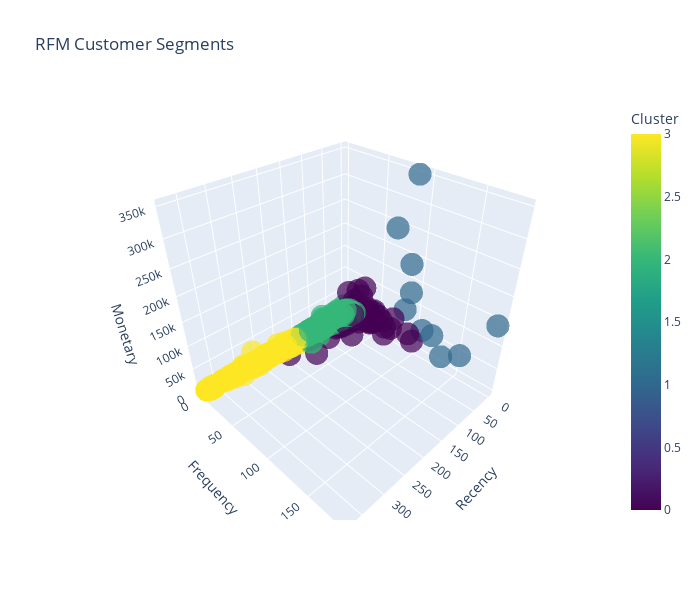

The notebook cell this image was saved under:
### Code cell
# 3D Scatter Plot
import plotly.express as px


fig = px.scatter_3d(
    rfm, 
    x='Recency', 
    y='Frequency', 
    z='Monetary',
    color='Cluster',
    color_continuous_scale='viridis',
    title='RFM Customer Segments',
    labels={'Recency': 'Recency', 'Frequency': 'Frequency', 'Monetary': 'Monetary Value'},
    hover_name=rfm.index if 'Customer ID' not in rfm.columns else rfm['Customer ID'],
    opacity=0.7,
    size_max=10
)

# Update layout for better visualization
fig.update_layout(
    scene=dict(
        xaxis_title='Recency', # (Lower is better)
        yaxis_title='Frequency', # (Higher is better)
        zaxis_title='Monetary', # (Higher is better)
    ),
    width=700,
    height=600
)

fig.show()

### Figure 1 — Plotly figure (JSON) as saved in the notebook; plotly's stock layout.template omitted (floating-point values rounded to 4 significant figures; data arrays with more than 128 entries replaced by an {"elided": "..."} marker saying what was removed)
{"data": [{"hovertemplate": "<b>%{hovertext}</b><br><br>Recency=%{x}<br>Frequency=%{y}<br>Monetary Value=%{z}<br>Cluster=%{marker.color}<extra></extra>", "hovertext": {"elided": "4286 str values"}, "legendgroup": "", "marker": {"color": {"elided": "4286 int values"}, "coloraxis": "coloraxis", "opacity": 0.7, "symbol": "circle"}, "mode": "markers", "name": "", "scene": "scene", "showlegend": false, "type": "scatter3d", "x": {"elided": "4286 int values"}, "y": {"elided": "4286 int values"}, "z": {"elided": "4286 float values"}}], "layout": {"coloraxis": {"colorbar": {"title": {"text": "Cluster"}}, "colorscale": [[0, "#440154"], [0.1111, "#482878"], [0.2222, "#3e4989"], [0.3333, "#31688e"], [0.4444, "#26828e"], [0.5556, "#1f9e89"], [0.6667, "#35b779"], [0.7778, "#6ece58"], [0.8889, "#b5de2b"], [1, "#fde725"]]}, "height": 600, "legend": {"tracegroupgap": 0}, "scene": {"domain": {"x": [0, 1], "y": [0, 1]}, "xaxis": {"title": {"text": "Recency"}}, "yaxis": {"title": {"text": "Frequency"}}, "zaxis": {"title": {"text": "Monetary"}}}, "title": {"text": "RFM Customer Segments"}, "width": 700}}
